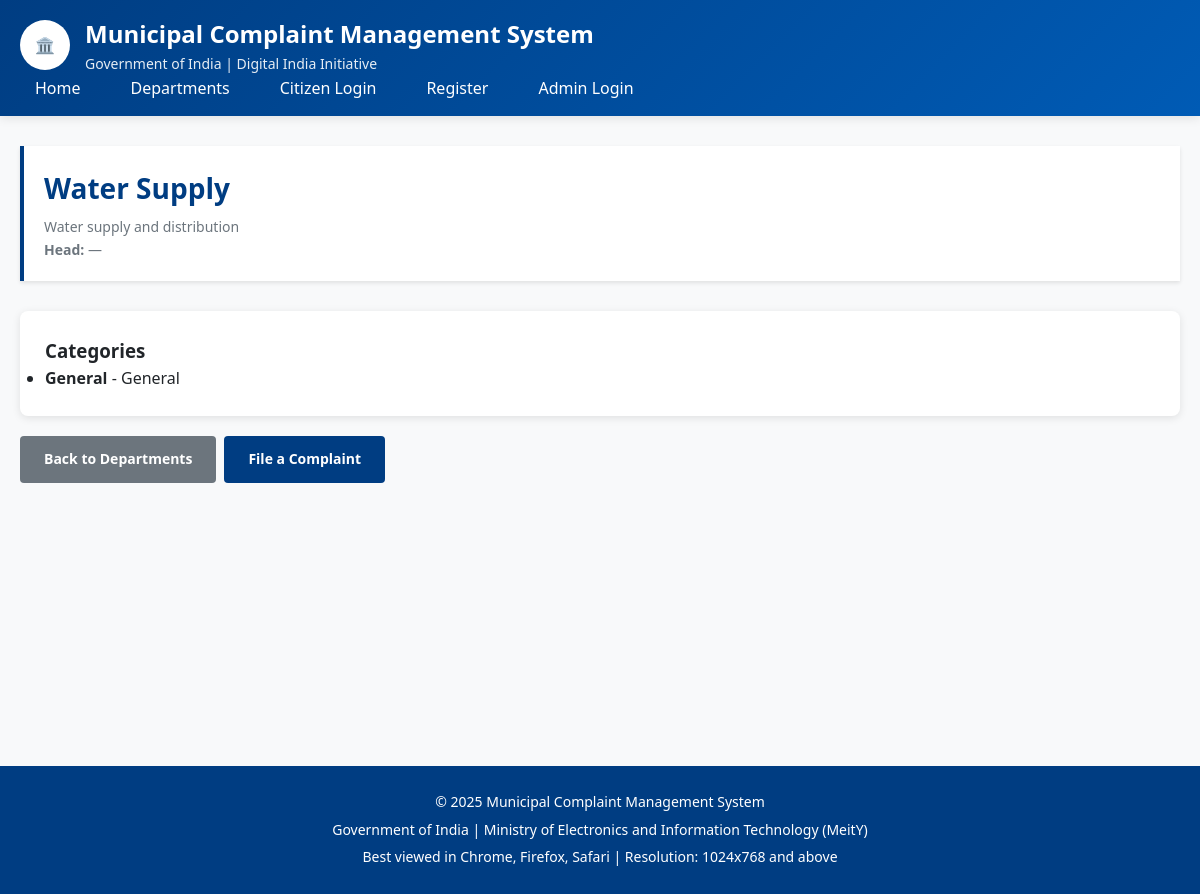
The page /departments/WATER_SUPPLY/ on the database its author committed.
### departments/models.py (models this page shows, shortened)
class Department(models.Model):
    DEPARTMENT_CHOICES = [
        ('WATER_SUPPLY', 'Water Supply'),
        ('ROADS_TRANSPORT', 'Roads & Transport'),
        ('SANITATION', 'Sanitation'),
        ('ELECTRICITY', 'Electricity'),
        ('PUBLIC_HEALTH', 'Public Health'),
    ]
    code = models.CharField(
        max_length=50,
        choices=DEPARTMENT_CHOICES,
        unique=True,
        primary_key=True
    )
    name = models.CharField(max_length=100)
    description = models.TextField(blank=True)
    head_of_department = models.CharField(max_length=100, blank=True)
    contact_number = models.CharField(max_length=15, blank=True)
    email = models.EmailField(blank=True)
    is_active = models.BooleanField(default=True)
    created_at = models.DateTimeField(auto_now_add=True)
    updated_at = models.DateTimeField(auto_now=True)
    class Meta:
        db_table = 'departments'
        verbose_name = 'Department'
        verbose_name_plural = 'Departments'
        ordering = ['name']

class ComplaintCategory(models.Model):
    department = models.ForeignKey(
        Department,
        on_delete=models.CASCADE,
        related_name='categories'
    )
    name = models.CharField(max_length=100)
    description = models.TextField(blank=True)
    priority = models.IntegerField(default=1)  # 1=Low, 2=Medium, 3=High
    is_active = models.BooleanField(default=True)
    created_at = models.DateTimeField(auto_now_add=True)
    class Meta:
        db_table = 'complaint_categories'
        verbose_name = 'Complaint Category'
        verbose_name_plural = 'Complaint Categories'
        ordering = ['department', 'name']
        unique_together = ['department', 'name']

### departments/views.py (the view)
# urls.py: path('<str:dept_code>/', views.department_detail, name='detail'),
def department_detail(request, dept_code):
    department = get_object_or_404(Department, code=dept_code, is_active=True)
    categories = department.categories.filter(is_active=True)
    context = {
        'department': department,
        'categories': categories
    }
    return render(request, 'departments/detail.html', context)

### templates/departments/detail.html (shortened to what this page needs)
{% extends 'base/base.html' %}
{% block content %}
<div class="page-header">
    <h2>{{ department.name }}</h2>
    <p>{{ department.description }}</p>
    <p>
        <strong>Head:</strong> {{ department.head_of_department|default:"—" }}
    </p>
</div>
<div class="card">
    <h3>Categories</h3>
    {% if categories %}
    <ul class="dept-categories">
        {% for cat in categories %}
        <li>
            <strong>{{ cat.name }}</strong>
            {% if cat.description %}- {{ cat.description }}{% endif %}
        </li>
        {% endfor %}
    </ul>
    {% else %}
    <p>No categories available for this department.</p>
    {% endif %}
</div>
<div style="margin-top:16px; display:flex; gap:8px;">
    <a href="{% url 'departments:list' %}" class="btn btn-secondary">Back to Departments</a>
    <a href="{% url 'complaints:submit' %}?department={{ department.code }}" class="btn btn-primary">File a Complaint</a>
</div>
{% endblock %}

### static/css/style.css (style rules this page uses)
:root { --primary-color: #003d82; --secondary-color: #ff9933; --success-color: #28a745; --danger-color: #dc3545; --warning-color: #ffc107; --info-color: #17a2b8; --light-gray: #f8f9fa; --border-color: #dee2e6; --text-dark: #212529; --text-muted: #6c757d; --white: #ffffff; }
* { margin: 0; padding: 0; box-sizing: border-box; }
body { font-family: 'Segoe UI', Tahoma, Geneva, Verdana, sans-serif; font-size: 16px; line-height: 1.6; color: var(--text-dark); background-color: var(--light-gray); }
.page-header { background-color: var(--white); padding: 20px; margin-bottom: 30px; border-left: 4px solid var(--primary-color); box-shadow: 0 2px 4px rgba(0, 0, 0, 0.1); }
.page-header h2 { color: var(--primary-color); font-size: 28px; margin-bottom: 5px; }
.page-header p { color: var(--text-muted); font-size: 14px; }
.card { background-color: var(--white); border-radius: 8px; box-shadow: 0 2px 8px rgba(0, 0, 0, 0.1); padding: 25px; margin-bottom: 20px; }
.btn { display: inline-block; padding: 12px 24px; font-size: 14px; font-weight: 600; text-align: center; text-decoration: none; border: none; border-radius: 4px; cursor: pointer; transition: all 0.3s; }
.btn-primary { background-color: var(--primary-color); color: var(--white); }
.btn-secondary { background-color: var(--text-muted); color: var(--white); }

### rows shown on the page
Department: name "Water Supply", description "Water supply and distribution", head_of_department "—"
ComplaintCategory: name "General", description "General"
